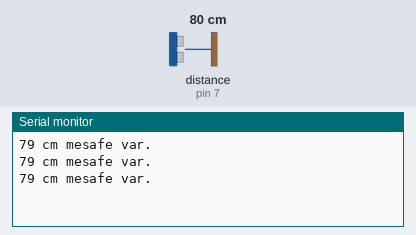
Bench run of a sketch on a simulated Arduino Uno, built with avr-gcc and run on an emulated ATmega328P. On the bench: the last lines printed to the serial monitor. The test bench sets the inputs (shaded band); at power-on: distance to the obstacle (sensor on pin 7) 80 cm. The echo pulse lasts 58.3 µs per cm.

Above: at 1.2 s.
1.3 s: distance to the obstacle (sensor on pin 7) set to 120 cm
At 2.04 s:
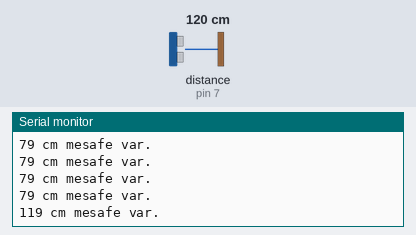
4.3 s: distance to the obstacle (sensor on pin 7) set to 2 cm
At 4.51 s:
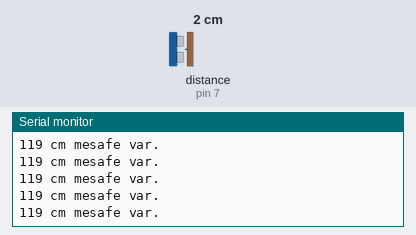
Timing chart, 0 to 7.3 s (numbered marks = the images above; inputs shaded):
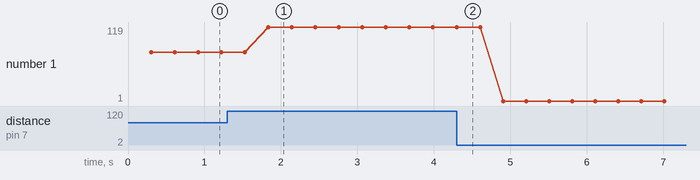

The sketch:

mesafe_v01.ino
```cpp
/*

HC-SR 04 sensoru ile mesafe olcumu

  */

#define tetiklemePini 3
#define yankiPini 7

long yanki_suresi, hesaplanan_mesafe;


void setup() {
  // put your setup code here, to run once:

  Serial.begin(9600);
  pinMode(tetiklemePini, OUTPUT);
  pinMode(yankiPini, INPUT);
}

void loop() {
  // put your main code here, to run repeatedly:

  Serial.print(mesafe_olcumu());
  Serial.println(" cm mesafe var.");
}


int mesafe_olcumu() {
  // mesafe_olcumu isimli yeni bir fonksiyon tanimlandi.
  digitalWrite(tetiklemePini,LOW);
  delayMicroseconds(2);
  digitalWrite(tetiklemePini,HIGH);
  delayMicroseconds(10);
  digitalWrite(tetiklemePini,LOW);
  yanki_suresi = pulseIn(yankiPini, HIGH);
  hesaplanan_mesafe = (yanki_suresi/2) * 0.0343;    // (Sesin karsidaki nesneye gidip donme suresi / 2 ) * ses hizi (343 m/s = 0.0343 cm/us)
  delay(300);
  return(constrain(hesaplanan_mesafe,0,200));   //Sensor 200cm araliginda sonuc verir. Daha yuksek degerleri bu alana aldık.
}
```

Measured:
- after the input at 1.3 s, the serial monitor: prints a new line after 0.54 s (image 1)
- plotted number 1: 79 → 119 after the input at 1.3 s, 119 → 1 after the input at 4.3 s
